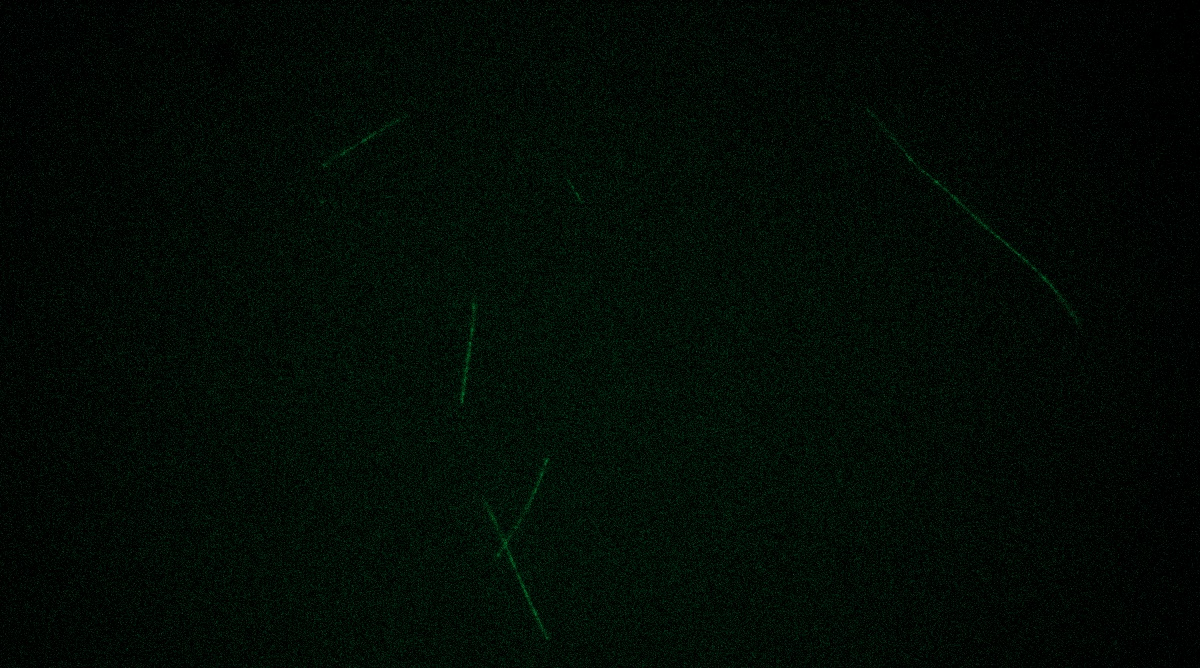
#> input picture image.jpg, 1200 x 668 px
$ python -i testprocessingsingleimage.py   (imports and definitions only)
#> lines starting #> are read from the running program, lines starting #| are printed output that depends on the picture; after the words box and inside, x2 and y2 are one past the last pixel; in counts of white or black regions, pixels touching at a corner belong together
import cv2
import numpy as np
import matplotlib.pyplot as plt
import os

bbox_start = (0, 0)
dragging = False
bbox = None
combined_image = None
img_width = 0

def resize_image(image, target_size=(256, 256)):
    return cv2.resize(image, target_size, interpolation=cv2.INTER_LINEAR)

def connected_components(image, threshold=20):
    _, binary = cv2.threshold(image, threshold, 255, cv2.THRESH_BINARY + cv2.THRESH_OTSU)
    num_labels, labels, stats, _ = cv2.connectedComponentsWithStats(binary, connectivity=8)
    cleaned_image = np.zeros_like(image)

    max_area = -1
    max_pointer = None
    for i in range(1, num_labels):
        if stats[i, cv2.CC_STAT_AREA] >= max_area:
            max_pointer = i
            max_area = stats[i, cv2.CC_STAT_AREA]

    cleaned_image[labels == max_pointer] = image[labels == max_pointer]
    return cleaned_image

def preprocess_image(image,  target_size = (256,256)):

    image = cv2.cvtColor(image, cv2.COLOR_BGR2GRAY)

    image = image / 255.0

    image = resize_image(image, target_size)

    image = (image * 255).astype(np.uint8)
    image = cv2.fastNlMeansDenoising(image, None, 10, 7, 21)

    clahe = cv2.createCLAHE(clipLimit=2.0, tileGridSize=(8, 8))
    image = clahe.apply(image)

    image = connected_components(image)

    return image

# [88 lines left out: functions mouse_callback, display_and_select_bounding_boxes, plot_images_side_by_side, process_images_from_folder, not called in this run]


def main():
    image_paths = process_images_from_folder('C:/Users/Jackson/Downloads/MT_plus_Tracking/MT_plus_Tracking/5_20/MT10_2/MT10_30min_200x_1500_138_146pm')


# [2 lines not run here, left out]

>>> import cv2
>>> picture = cv2.imread('../image.jpg')
#> picture is the input picture: shape (668, 1200, 3); mean B, G, R 5, 10.9, 2.9
>>> result = preprocess_image(picture)
#> in resize_image, `return cv2.resize(image, target_size, interpolation=cv2.INTER_LINEAR)`:
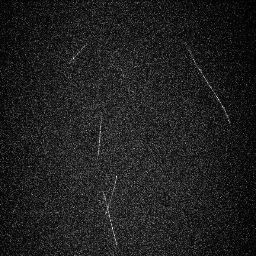
#> returned value: shape (256, 256) float64; min 0, max 0.244, mean 0.0307; drawn with min black and max white
#> in preprocess_image, `image = (image * 255).astype(np.uint8)`:
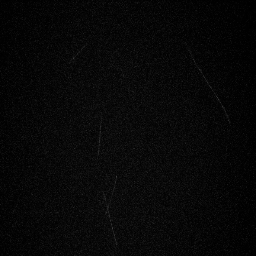
#> image: shape (256, 256); min 0, max 62, mean 7.3
#> in preprocess_image, `image = cv2.fastNlMeansDenoising(image, None, 10, 7, 21)`:
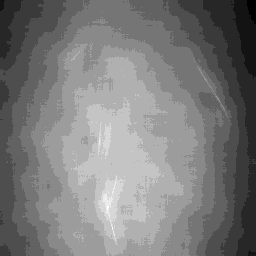
#> image: shape (256, 256); min 1, max 14, mean 7.3; drawn with min black and max white
#> in preprocess_image, `image = clahe.apply(image)`:
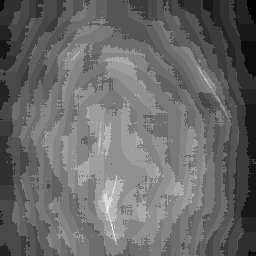
#> image: shape (256, 256); min 4, max 25, mean 12.7; drawn with min black and max white
#> in connected_components, `_, binary = cv2.threshold(image, threshold, 255, cv2.THRESH_BINARY + c..`:
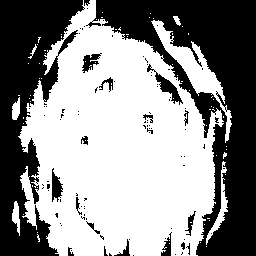
#> binary: shape (256, 256); 56.1% white; 99 black regions (81 under 20 px), largest, box (x1, y1, x2, y2) and area: (86, 0, 256, 256) 16180, (0, 0, 85, 256) 10944, (147, 64, 183, 105) 333
#> in connected_components, `num_labels, labels, stats, _ = cv2.connectedComponentsWithStats(binary..`:
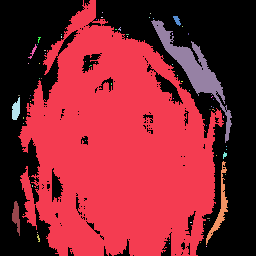
#> labels: shape (256, 256) int32; 73 distinct labels, from 0 to 72; one colour per label, 0 black
#> in connected_components, `num_labels, labels, stats, _ = cv2.connectedComponentsWithStats(binary..`: num_labels = 73; stats = 73 rows, first 6: [0, 0, 256, 256, 28769], [18, 0, 206, 256, 34037], [102, 12, 1, 1, 1], [150, 13, 1, 1, 1], [101, 17, 2, 1, 2], [149, 17, 1, 1, 1]
#> the loop in connected_components, `for i in range(1, num_labels):` made 72 passes
#> max_area on pass 1: 34037
#> after the loop in connected_components, `for i in range(1, num_labels):`: max_area = 34037; max_pointer = 1
#> in connected_components, `cleaned_image[labels == max_pointer] = image[labels == max_pointer]`:
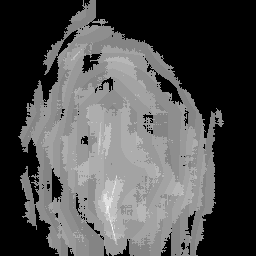
#> cleaned_image: shape (256, 256); min 0, max 25, mean 7.8; drawn with min black and max white
